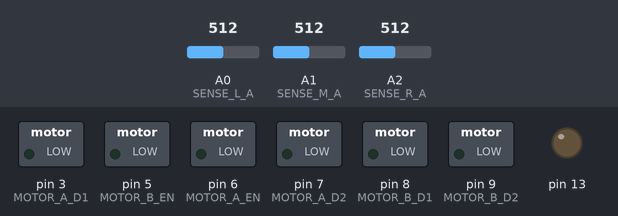
Bench run of a sketch on a simulated Arduino Uno, built with avr-gcc and run on an emulated ATmega328P. On the bench: switched loads named in the sketch (green lamp = pin HIGH), output pins drawn as LEDs (lit = HIGH). The inputs (shaded band) are chosen by the test bench; at power-on: A0 (SENSE_L_A) = 512, A1 (SENSE_M_A) = 512, A2 (SENSE_R_A) = 512.

Above: at 48.1 s.
At 64.1 s:
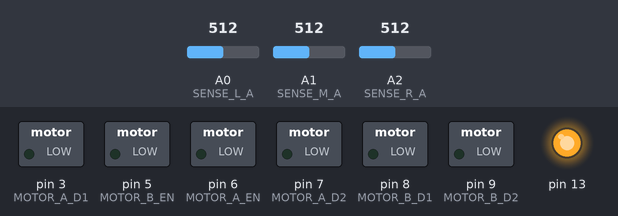
At 65.7 s:
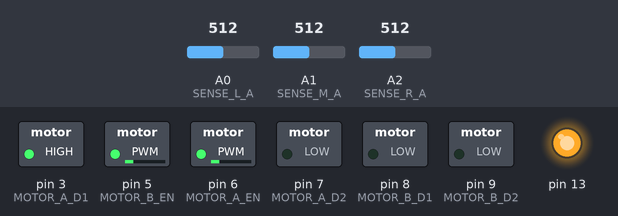
Timing chart, 0 to 67.2 s (numbered marks = the images above):
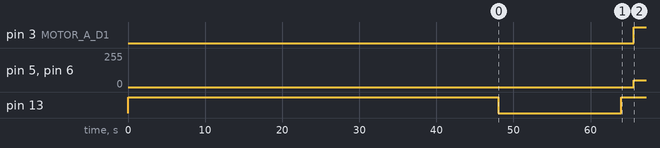

The sketch:

LFC.ino
```cpp
/* Arduino UNO/Leonardo pinout
  D2
  ~D3
  D4
  ~D5
  ~D6
  D7
  D8
  ~D9
  ~D10
  D3, D5 for motor enble (PWM capable)
  D6, D7, D8, D9 for motor A1,A2,B1,B2
  D4 and D10 (and maybe D2) inputs for track sensor
*/
//#include <Arduino.h>

//constexpr uint8_t G_Motor_PWM =50;
constexpr uint8_t MOTOR_A_EN  = 6;
constexpr uint8_t MOTOR_B_EN = 5;
constexpr uint8_t MOTOR_A_D1 = 3;
constexpr uint8_t MOTOR_A_D2 = 7;
constexpr uint8_t MOTOR_B_D1 = 8;
constexpr uint8_t MOTOR_B_D2 = 9;

//constexpr uint8_t SENSE_R_D =10;
//constexpr uint8_t SENSE_L_D =4;

constexpr uint8_t SENSE_L_A = A0;
constexpr uint8_t SENSE_M_A = A1;
constexpr uint8_t SENSE_R_A = A2;

//I am planning on making this a strut or something; unless you are satisfied with what you see
constexpr uint8_t MOTOR_A = 0b00010100;
constexpr uint8_t MOTOR_B = 0b00001000;

int16_t senseLInput;
int16_t senseMInput;
int16_t senseRInput;

int16_t senseLCal;
int16_t senseBCal;

int16_t motor_A_Pwr;
int16_t motor_B_Pwr;
//bool motor_A_Fwd;
//bool motor_B_Fwd;
//int choice;
constexpr uint8_t InitPower = 50;

int motorControl(uint8_t, int16_t);

void setup
(void)
{

  TCCR0B = TCCR0B & B11111000 | B00000101; // for PWM frequency of 61.04 Hz

  //Serial.begin(9600); //for serial "debug"
  //configure pin direction
  pinMode(MOTOR_A_EN, OUTPUT);
  pinMode(MOTOR_B_EN, OUTPUT);
  pinMode(MOTOR_A_D1, OUTPUT);
  pinMode(MOTOR_A_D2, OUTPUT);
  pinMode(MOTOR_B_D1, OUTPUT);
  pinMode(MOTOR_B_D2, OUTPUT);
  pinMode(SENSE_L_A, INPUT);
  pinMode(SENSE_M_A, INPUT);
  pinMode(SENSE_R_A, INPUT);
  pinMode(13, OUTPUT);

  //turn motor pin off
  analogWrite(MOTOR_A_EN, 0);
  analogWrite(MOTOR_B_EN, 0);
  digitalWrite(MOTOR_A_D1, LOW);
  digitalWrite(MOTOR_A_D2, LOW);
  digitalWrite(MOTOR_B_D1, LOW);
  digitalWrite(MOTOR_B_D2, LOW);
  digitalWrite(13, HIGH);
  delay(3000);
  digitalWrite(13, LOW);
  delay(1000);
  senseBCal = analogRead(SENSE_L_A);
  senseLCal = analogRead(SENSE_M_A);
  senseBCal += analogRead(SENSE_R_A);
  digitalWrite(13, HIGH);
  senseBCal /= 2;
  motor_A_Pwr = InitPower;
  motor_B_Pwr = InitPower;
  //motor_A_Fwd = true;
  //motor_B_Fwd = true;
  //choice = 0;
  //while (!Serial);
  //Serial.println("LFC Project");
}

#define ADJ_MARGIN 100

void loop
(void)
{


  delay(100);//crude loop time control
  senseLInput = analogRead(SENSE_L_A);
  senseMInput = analogRead(SENSE_M_A);
  senseRInput = analogRead(SENSE_R_A);

  //sensor should read high when not detecting the line


  //if center sensor detect color lighter than line
  if (senseMInput > (senseLCal + ADJ_MARGIN)) {
    //car is not on line
    //left sensor detect color darker than background
    if (senseLInput < (senseBCal - ADJ_MARGIN)) {
      motor_B_Pwr += 10;
      motor_A_Pwr -= 10;
    }
    //right sensor detect color darker than background
    if (senseRInput < (senseBCal - ADJ_MARGIN)) {
      motor_B_Pwr += 10;
      motor_A_Pwr -= 10;
    }
  }

  //
  // KEYBOARD OVERRIDE CONTROL
  //

  //Q: MOTOR A FORWARD    A: MOTOR A REVERSE
  //W: MOTOR A FAST       S: MOTOR A SLOW
  //E: MOTOR B FORWARD    D: MOTOR B REVERSE
  //R: MOTOR B FAST       F: MOTOR B SLOW

  /*
    if (Serial.available() > 0) {
      choice = Serial.read();
      Serial.println(choice);
      if (choice == 113) { //Q
        motor_A_Fwd = true;
        Serial.print("MOTOR A forward");
      }
      if (choice == 97) { //A
        motor_A_Fwd = false;
        Serial.print("MOTOR A forward");
      }
      if (choice == 119) { //W
        motor_A_Pwr = motor_A_Pwr + 10;
        Serial.print(motor_A_Pwr);
      }
      if (choice == 115) { //S
        motor_A_Pwr = motor_A_Pwr - 10;
        Serial.print(motor_A_Pwr);
      }

      if (choice == 101) { //e
        motor_B_Fwd = true;
        Serial.print("MOTOR B forward");
      }
      if (choice == 100) { //d
        motor_B_Fwd = false;
        Serial.print("MOTOR B backward");
      }
      if (choice == 114) { //r
        motor_B_Pwr = motor_B_Pwr + 10;
        Serial.print(motor_B_Pwr);
      }
      if (choice == 102) { //f
        motor_B_Pwr = motor_B_Pwr - 10;
        Serial.print(motor_B_Pwr);
      }
  */
  if (motor_A_Pwr > 255) motor_A_Pwr = 255;
  if (motor_A_Pwr < -255) motor_A_Pwr = -255;
  if (motor_B_Pwr > 255) motor_B_Pwr = 255;
  if (motor_B_Pwr < -255) motor_B_Pwr = -255;

  motorControl(MOTOR_A, motor_A_Pwr);
  motorControl(MOTOR_B, motor_B_Pwr);

}

int motorControl
(uint8_t sel, int16_t M_speed)
{
  if (sel == MOTOR_A) {
    analogWrite(MOTOR_A_EN, 0);
    if (M_speed > 0) {

      digitalWrite(MOTOR_A_D1, HIGH);
      digitalWrite(MOTOR_A_D2, LOW);
    }
    if (M_speed < 0) {
      digitalWrite(MOTOR_A_D2, HIGH);
      digitalWrite(MOTOR_A_D1, LOW);
    }
    analogWrite(MOTOR_A_EN, M_speed);
  }
  if (sel == MOTOR_B) {
    analogWrite(MOTOR_B_EN, 0);
    if (M_speed > 0) {
      digitalWrite(MOTOR_A_D1, HIGH);
      digitalWrite(MOTOR_A_D2, LOW);
    }
    if (M_speed < 0) {
      digitalWrite(MOTOR_A_D2, HIGH);
      digitalWrite(MOTOR_A_D1, LOW);
    }
    analogWrite(MOTOR_B_EN, M_speed);
  }
  return sel;
}
```

Measured:
- by itself, pin 3 (MOTOR_A_D1): LOW → HIGH at 65.6 s
- by itself, pin 5 (MOTOR_B_EN), pin 6 (MOTOR_A_EN): 0/255 → 51/255 at 65.6 s
